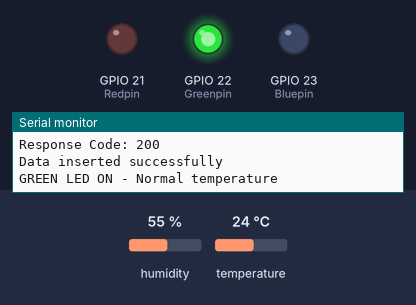
The sketch below on a simulated ESP32. Parts: output pins drawn as LEDs (lit = HIGH), the last lines printed to the serial monitor. Inputs (shaded band) come from the test bench; at power-on: temperature 24 °C, humidity 55 %. WiFi joins after 1.5 s; servers stay silent unless stated; uploads are accepted with an empty reply.

Above: at 2.7 s.
2.8 s: temperature set to 29 °C
8.6 s: temperature set to 32 °C
At 13.4 s:
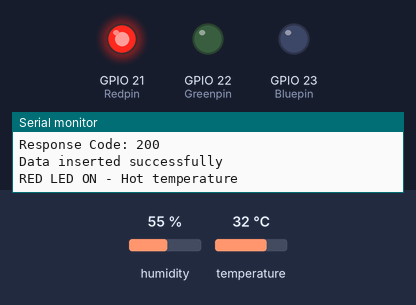
14.4 s: temperature set to 39 °C
20.2 s: temperature set to 42 °C
At 23.2 s:
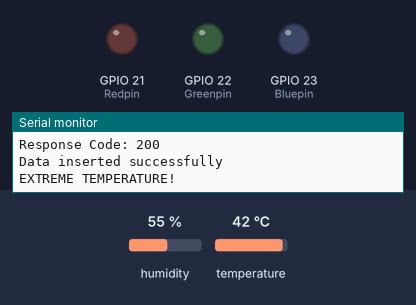
29.5 s: temperature set to 12 °C
At 34.2 s:
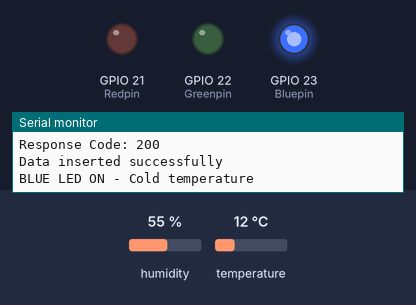
35.3 s: temperature set to 19 °C
41.1 s: temperature set to 22 °C
At 45.1 s:
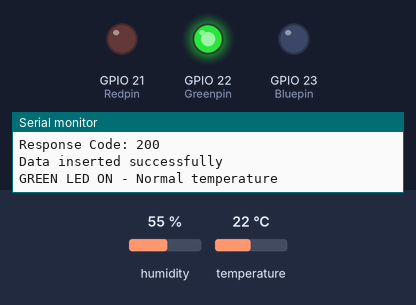
Timing chart, 0 to 46.6 s (numbered marks = the images above; inputs shaded):
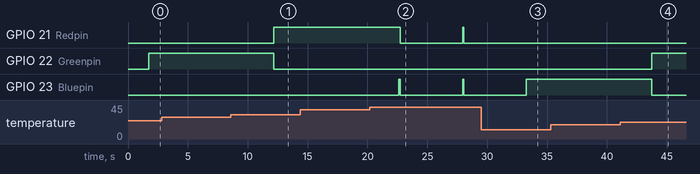

The sketch:

codesofdht.ino
```cpp
#include <WiFi.h>
#include <HTTPClient.h>
#include <ArduinoJson.h>
#include <DHT.h>

const char* servername = "http://ip/kelcy/insert.php";
const char* ssid = "Kelcy";
const char* pass = "12345678";

#define DHTPIN 17
#define DHTTYPE DHT11

#define Greenpin 22
#define Redpin 21
#define Bluepin 23

DHT dht(DHTPIN, DHTTYPE);

float temperature = 0;
float humidity = 0;

void setup() {
  Serial.begin(115200);
  dht.begin();
  pinMode(Greenpin, OUTPUT);
  pinMode(Redpin, OUTPUT);
  pinMode(Bluepin, OUTPUT);
  digitalWrite(Greenpin, LOW);
  digitalWrite(Redpin, LOW);
  digitalWrite(Bluepin, LOW);
  WiFi.begin(ssid, pass);
  Serial.println("Connecting to WiFi...");
  while (WiFi.status() != WL_CONNECTED) {
    delay(500);
    Serial.print(".");
  }

  Serial.println("Connected to WiFi");
  Serial.print("IP Address: ");
  Serial.println(WiFi.localIP());
}

void loop() {
  humidity = dht.readHumidity();
  temperature = dht.readTemperature();

  if (isnan(humidity) || isnan(temperature)) {
    Serial.println("Failed to read from DHT sensor!");

    digitalWrite(Redpin, HIGH);
    delay(500);
    digitalWrite(Redpin, LOW);
    delay(500);

    delay(2000);
    return;
  }

  Serial.print("Temperature: ");
  Serial.print(temperature);
  Serial.println(" °C");

  Serial.print("Humidity: ");
  Serial.print(humidity);
  Serial.println(" %");

  if (WiFi.status() == WL_CONNECTED) {
    HTTPClient http;
    http.begin(servername);
    http.addHeader("Content-Type", "application/json");

    StaticJsonDocument<200> doc;
    doc["device_name"] = "ESP32_01";
    doc["temperature"] = temperature;
    doc["humidity"] = humidity;

    String jsondoc;
    serializeJson(doc, jsondoc);

    int responsecode = http.POST(jsondoc);

    Serial.print("Response Code: ");
    Serial.println(responsecode);

    if (responsecode > 0) {
      Serial.println("Data inserted successfully");
    } else {
      Serial.println("Server failed");
    }

    http.end();
  } else {
    Serial.println("Failed to connect to WiFi");
  }

  digitalWrite(Greenpin, LOW);
  digitalWrite(Bluepin, LOW);
  digitalWrite(Redpin, LOW);

  if (temperature <= 20) {
    digitalWrite(Bluepin, HIGH);
    Serial.println("BLUE LED ON - Cold temperature");
  }
  else if (temperature <= 30) {
    digitalWrite(Greenpin, HIGH);
    Serial.println("GREEN LED ON - Normal temperature");
  }
  else if (temperature <= 40) {
    digitalWrite(Redpin, HIGH);
    Serial.println("RED LED ON - Hot temperature");
  }
  else {
    digitalWrite(Redpin, HIGH);
    digitalWrite(Bluepin, HIGH);
    delay(100);
    digitalWrite(Redpin, LOW);
    digitalWrite(Bluepin, LOW);
    Serial.println("EXTREME TEMPERATURE!");
  }

  delay(5000);
}
```

Measured:
- the behaviour switches between 30 and 31 °C on temperature (found by bisection; images 0 and 1)
- the behaviour switches between 40 and 41 °C on temperature (found by bisection; images 1 and 2)
- the behaviour switches between 20 and 21 °C on temperature (found by bisection; images 3 and 4)
- after the input at 8.6 s, GPIO 21 (Redpin): LOW → HIGH after 3.6 s; GPIO 22 (Greenpin): HIGH → LOW after 3.6 s
- after the input at 20.2 s, GPIO 21 (Redpin): HIGH → LOW after 2.5 s, → HIGH 5.2 s later, → LOW 0.10 s later; GPIO 23 (Bluepin): alternates HIGH for 0.10 s and LOW for 5.2 s, starting after 2.4 s
- after the input at 29.5 s, GPIO 21 (Redpin): stays LOW (without the input it goes to HIGH after 3.8 s); GPIO 23 (Bluepin): goes on until 33.3 s, then stays HIGH
- after the input at 41.1 s, GPIO 22 (Greenpin): LOW → HIGH after 2.6 s; GPIO 23 (Bluepin): HIGH → LOW after 2.6 s
